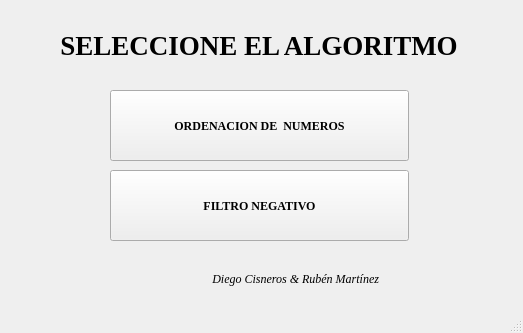
<?xml version="1.0" encoding="UTF-8"?>
<ui version="4.0">
 <class>MainWindow</class>
 <widget class="QMainWindow" name="MainWindow">
  <property name="geometry">
   <rect>
    <x>0</x>
    <y>0</y>
    <width>523</width>
    <height>333</height>
   </rect>
  </property>
  <property name="windowTitle">
   <string>MainWindow</string>
  </property>
  <widget class="QWidget" name="centralwidget">
   <widget class="QLabel" name="label">
    <property name="geometry">
     <rect>
      <x>60</x>
      <y>30</y>
      <width>398</width>
      <height>30</height>
     </rect>
    </property>
    <property name="font">
     <font>
      <family>Times New Roman</family>
      <pointsize>20</pointsize>
      <bold>true</bold>
     </font>
    </property>
    <property name="text">
     <string>SELECCIONE EL ALGORITMO</string>
    </property>
    <property name="alignment">
     <set>Qt::AlignCenter</set>
    </property>
   </widget>
   <widget class="QLabel" name="label_2">
    <property name="geometry">
     <rect>
      <x>170</x>
      <y>270</y>
      <width>209</width>
      <height>17</height>
     </rect>
    </property>
    <property name="font">
     <font>
      <family>Times New Roman</family>
      <italic>true</italic>
      <bold>false</bold>
     </font>
    </property>
    <property name="text">
     <string>Diego Cisneros &amp; Rubén Martínez</string>
    </property>
    <property name="alignment">
     <set>Qt::AlignRight|Qt::AlignTrailing|Qt::AlignVCenter</set>
    </property>
   </widget>
   <widget class="QPushButton" name="pB_Ordenacion">
    <property name="geometry">
     <rect>
      <x>110</x>
      <y>90</y>
      <width>299</width>
      <height>71</height>
     </rect>
    </property>
    <property name="font">
     <font>
      <family>Times New Roman</family>
      <bold>true</bold>
     </font>
    </property>
    <property name="text">
     <string>ORDENACION DE  NUMEROS</string>
    </property>
   </widget>
   <widget class="QPushButton" name="pB_FiltroNegativo">
    <property name="geometry">
     <rect>
      <x>110</x>
      <y>170</y>
      <width>299</width>
      <height>71</height>
     </rect>
    </property>
    <property name="font">
     <font>
      <family>Times New Roman</family>
      <bold>true</bold>
     </font>
    </property>
    <property name="text">
     <string>FILTRO NEGATIVO</string>
    </property>
   </widget>
  </widget>
  <widget class="QMenuBar" name="menubar">
   <property name="geometry">
    <rect>
     <x>0</x>
     <y>0</y>
     <width>523</width>
     <height>22</height>
    </rect>
   </property>
  </widget>
  <widget class="QStatusBar" name="statusbar"/>
 </widget>
 <resources/>
 <connections/>
</ui>
